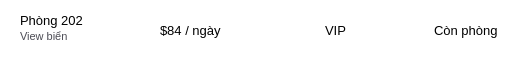
        <widget class="QFrame" name="frame_8">
         <property name="minimumSize">
          <size>
           <width>0</width>
           <height>50</height>
          </size>
         </property>
         <property name="styleSheet">
          <string notr="true">QFrame {
	background-color:white;
	border:transparent;
}</string>
         </property>
         <property name="frameShape">
          <enum>QFrame::StyledPanel</enum>
         </property>
         <property name="frameShadow">
          <enum>QFrame::Raised</enum>
         </property>
         <widget class="QLabel" name="label_34">
          <property name="geometry">
           <rect>
            <x>20</x>
            <y>0</y>
            <width>71</width>
            <height>41</height>
           </rect>
          </property>
          <property name="styleSheet">
           <string notr="true">QLabel {
	font-family: &quot;Montserrat&quot;;
	font-size:10pt;
	background-color:transparent
}</string>
          </property>
          <property name="text">
           <string>Phòng 202</string>
          </property>
         </widget>
         <widget class="QLabel" name="label_35">
          <property name="geometry">
           <rect>
            <x>20</x>
            <y>21</y>
            <width>61</width>
            <height>31</height>
           </rect>
          </property>
          <property name="styleSheet">
           <string notr="true">QLabel {
	font-family: &quot;Montserrat&quot;;
	font-size:8pt;
	background-color:transparent;
	color:#4B4B54;
}</string>
          </property>
          <property name="text">
           <string>View biển</string>
          </property>
         </widget>
         <widget class="QLabel" name="label_36">
          <property name="geometry">
           <rect>
            <x>160</x>
            <y>10</y>
            <width>71</width>
            <height>41</height>
           </rect>
          </property>
          <property name="styleSheet">
           <string notr="true">QLabel {
	font-family: &quot;Montserrat&quot;;
	font-size:10pt;
	background-color:transparent
}</string>
          </property>
          <property name="text">
           <string>$84 / ngày</string>
          </property>
         </widget>
         <widget class="QLabel" name="label_37">
          <property name="geometry">
           <rect>
            <x>320</x>
            <y>10</y>
            <width>31</width>
            <height>41</height>
           </rect>
          </property>
          <property name="styleSheet">
           <string notr="true">QLabel {
	font-family: &quot;Montserrat&quot;;
	font-size:10pt;
	background-color:transparent;
	padding-left:2px
}</string>
          </property>
          <property name="text">
           <string>VIP</string>
          </property>
         </widget>
         <widget class="QLineEdit" name="lineEdit_8">
          <property name="geometry">
           <rect>
            <x>430</x>
            <y>20</y>
            <width>71</width>
            <height>20</height>
           </rect>
          </property>
          <property name="styleSheet">
           <string notr="true">QLineEdit {
	font-family: &quot;Montserrat&quot;;
	font-size:10pt;
	background-color:transparent;
	border:1px;
	padding-left:3px;
}</string>
          </property>
          <property name="text">
           <string>Còn phòng</string>
          </property>
          <property name="readOnly">
           <bool>true</bool>
          </property>
         </widget>
        </widget>
